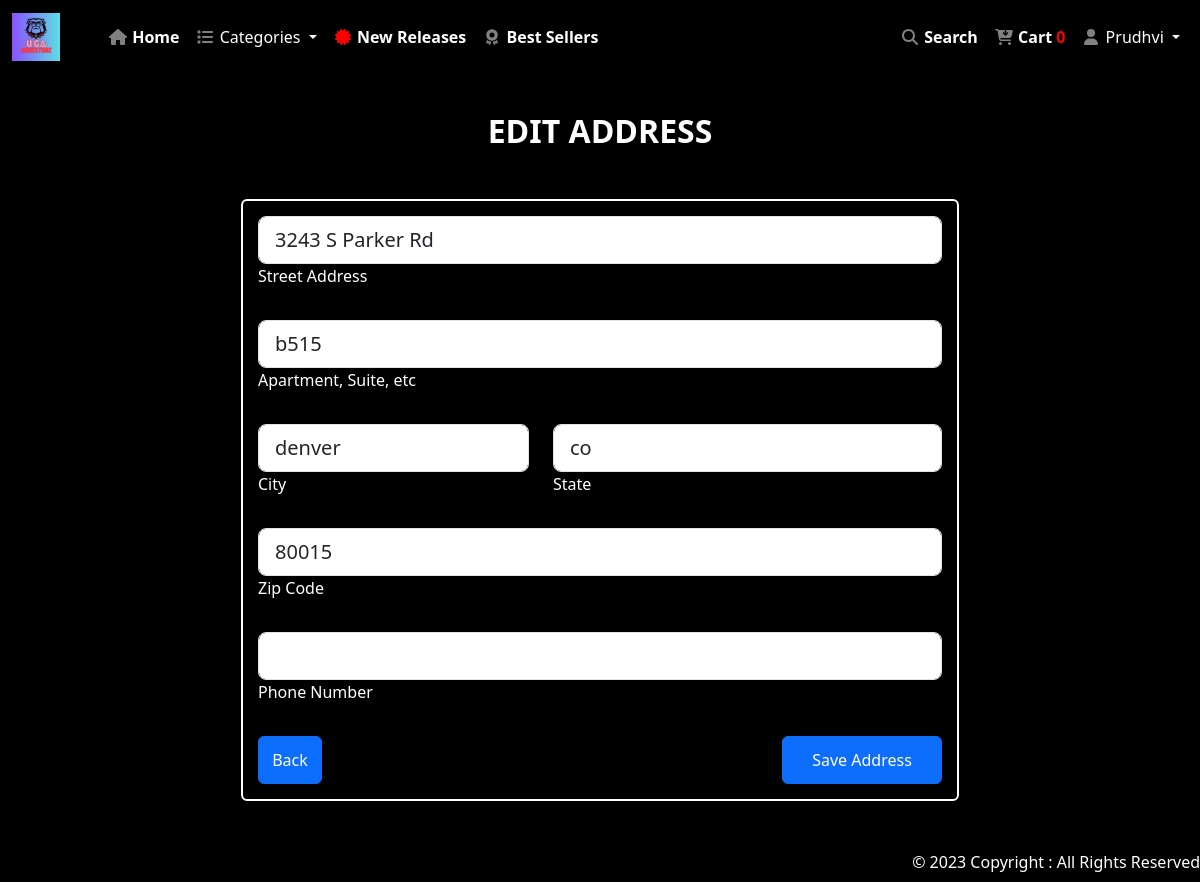
The app's page /edit-address/18714/ (signed in) with its own data.
### app/models.py (models this page shows, shortened)
class Order(models.Model):
    customer = models.ForeignKey(User, on_delete=models.SET_NULL, null=True, blank=True)
    date_ordered = models.DateTimeField(auto_now_add=True)
    complete = models.BooleanField(default=False)
    transaction_id = models.CharField(max_length=100, null=True)
    cart_total = models.DecimalField(max_digits=10, decimal_places=2, default=0.00)
    shipping_address = models.ForeignKey(Address, on_delete=models.SET_NULL, null=True, blank=True)
    credit_card = models.ForeignKey(PaymentDetails, on_delete=models.SET_NULL, null=True, blank=True)
    @property
    def get_cart_items(self):
        orderitems = self.orderitem_set.all()
        total = sum([item.quantity for item in orderitems])
        return total

class User(models.Model):
    account_id = models.IntegerField(unique=True, default=random_number_generator)
    firstname = models.CharField(max_length=100)
    lastname = models.CharField(max_length=100)
    phonenumber = models.CharField(max_length=100)
    email = models.CharField(max_length=100)
    password = models.CharField(max_length=100)
    accept_terms = models.BooleanField(default=False)
    is_active = models.BooleanField(default=False)
    is_loggedin = models.BooleanField(default=False)
    is_admin = models.BooleanField(default=False)
    activation_token = models.CharField(max_length=255, blank=True, null=True)
    reset_token = models.CharField(max_length=255, blank=True, null=True)

class Address(models.Model):
    address_id = models.IntegerField(unique=True, primary_key=True, default=random_id)
    account_id = models.IntegerField()
    street_address = models.CharField(max_length=50, default=' ', blank=True)
    apartment_suite = models.CharField(max_length=50, default=' ', blank=True)
    city = models.CharField(max_length=30, default=' ', blank=True)
    state = models.CharField(max_length=30, default=' ', blank=True)
    zip_code = models.CharField(max_length=30, default=' ', blank=True)
    contact_phone = models.CharField(max_length=30, default=' ', blank=True)
    contact_email = models.CharField(max_length=30, default=' ', blank=True)

### app/views.py (the view, shortened to what this page needs)
# urls.py: path('edit-address/<int:address_id>/', views.EditAddressView.as_view(), name='edit_address'),
class EditAddressView(View):
    def get(self, request, address_id):
        user = User.objects.get(id=request.session.get('user_id')) if request.session.get('user_id') else None
        address = get_object_or_404(Address, address_id=address_id)
        order, created = Order.objects.get_or_create(customer=user, complete=False)
        return render(request, 'app/profile/edit_address.html', {'user': user, 'address': address, 'order': order})

### app/templates/app/profile/edit_address.html (shortened to what this page needs)
{% extends 'app/base.html' %}
{% load static %}
{% block main-content %}
<section class="gradient-custom-2">
    <div class="container py-5 h-100">
        <div class="text-center">
            <h2 class="fw-bold mb-3 text-uppercase">Edit Address</h2>
        </div>
        <div class="row d-flex justify-content-center align-items-center h-100">
            <div class="col-12">
                <div class="card card-registration card-registration-2" style="border-radius: 15px; background-color: black; display: flex; flex-direction: column; align-items: center;">
                    <div class="card-body p-0">
                        <div class="row g-0">
                            <div class="bg-indigo text-white" style="background: black;">
                                <form method="post">
                                    <div class="card" style="margin: 2rem; padding: 15px;background: black;border: 2px solid;color: white;">
                                        <div class="mb-4 pb-2">
                                            <div class="form-outline form-white">
                                                <input type="text" id="form3Examplea2" class="form-control form-control-lg" value="{{ address.street_address }}" name="street_address" />
                                                <label class="signup-text2" for="form3Examplea2">Street Address</label>
                                            </div>
                                        </div>
                                        <div class="mb-4 pb-2">
                                            <div class="form-outline form-white">
                                                <input type="text" id="form3Examplea3" class="form-control form-control-lg" value="{{ address.apartment_suite }}" name="apartment_suite" />
                                                <label class="signup-text2" for="form3Examplea3">Apartment, Suite, etc</label>
                                            </div>
                                        </div>
                                        <div class="row">
                                            <div class="col-md-5 mb-4 pb-2">
                                                <div class="form-outline form-white">
                                                    <input type="text" id="form3Examplea4" class="form-control form-control-lg" value="{{ address.city }}" name="city" />
                                                    <label class="signup-text2" for="form3Examplea4">City</label>
                                                </div>
                                            </div>
                                            <div class="col-md-7 mb-4 pb-2">
                                                <div class="form-outline form-white">
                                                    <input type="text" id="form3Examplea5" class="form-control form-control-lg" value="{{ address.state }}" name="state" />
                                                    <label class="signup-text2" for="form3Examplea5">State</label>
                                                </div>
                                            </div>
                                        </div>
                                        <div class="mb-4 pb-2">
                                            <div class="form-outline form-white">
                                                <input type="text" id="form3Examplea6" class="form-control form-control-lg" value="{{ address.zip_code }}" name="zip_code" />
                                                <label class="signup-text2" for="form3Examplea6">Zip Code</label>
                                            </div>
                                        </div>
                                        <div class="mb-4 pb-2">
                                            <div class="form-outline">
                                                <input type="tel" id="form3Examplev4" class="form-control form-control-lg" pattern="[0-9]{3}-[0-9]{3}-[0-9]{4}" value="{{ address.contact_phone }}" name="contact_phone" />
                                                <label class="signup-text2" for="form3Examplev4">Phone Number</label>
                                            </div>
                                        </div>
                                        <div style="display: flex; flex-direction: row; justify-content: space-between;">
                                            <a class="btn btn-primary button-style" href="{% url 'address' %}" type="button" style="width: 4rem; display: flex; flex-direction: column; justify-content: center;">Back</a>
                                            <input type="submit" class="btn btn-primary button-style" value="Save Address" />
                                        </div>
                                    </div>
                                </form>
                            </div>
                        </div>
                    </div>
                </div>
            </div>
        </div>
    </div>
</section>
{% endblock main-content %}

### app/templates/app/base.html (shortened to what this page needs)
<!DOCTYPE html>
{% load static %}
<html lang="en">
<head>
    <link rel="stylesheet" href="https://cdnjs.cloudflare.com/ajax/libs/font-awesome/4.7.0/css/font-awesome.min.css">
    <link href="https://cdn.jsdelivr.net/npm/bootstrap@5.3.0/dist/css/bootstrap.min.css"
    rel="stylesheet"
>
    <link rel='stylesheet' href={% static 'app/css/owl.carousel.min.css' %} />
    <link rel='stylesheet' href={% static 'app/css/all.min.css' %} />
    <link rel='stylesheet' href={% static 'app/css/style.css' %} />
</head>
<body>
    <nav class="navbar fixed-top navbar-expand-lg bg-body-tertiary" style="background-color: black !important">
        <div class="container" style="width: auto">
            <a class="navbar-brand" href="#">
              <img src="/static/app/images/icons/bulldog.jpg" width="48px" height="48px" alt="">
            </a>
          </div>
        <div class="container-fluid">
          <div class="collapse navbar-collapse" id="navbarSupportedContent">
            <ul class="navbar-nav me-auto mb-2 mb-lg-0">
              <li class="nav-item">
                <a class="nav-link active" aria-current="page" href="{% url 'home' %}"><i class="fa fa-fw fa-home" style="color: grey;"></i> Home</a>
              </li>
              <li class="nav-item dropdown">
                <a class="nav-link dropdown-toggle" href="#" role="button" data-bs-toggle="dropdown" aria-expanded="false">
                  <i class="fa fa-fw fa-list" style="color: grey;"></i>
                  Categories
                </a>
              </li>
              <li class="nav-item">
                <a class="nav-link active" aria-current="page" href="{% url 'new-releases' %}" style="width: max-content"><i class="fa fa-fw fa-certificate" style="color: red;"></i> New Releases</a>
              </li>
              <li class="nav-item">
                <a class="nav-link active" aria-current="page" href="{% url 'top-sellers' %}" style="width: max-content"><i class="fa fa-fw fa-award" style="color: grey;"></i> Best Sellers</a>
              </li>
            </ul>
          </div>
          <ul class="navbar-nav me-auto mb-2 mb-lg-0">
            <li class="nav-item">
              <a class="nav-link active" aria-current="page" href="{% url 'search' %}" style="width: max-content"><i class="fa fa-fw fa-search" style="color: grey;"></i> Search</a>
            </li>
            {% if user.is_active %}
            <li class="nav-item">
              <a class="nav-link active" aria-current="page" href="{% url 'cart' %}"><i class="fa fa-fw fa-cart-arrow-down" style="color: grey;"></i> Cart <span style="color: red;">{{order.get_cart_items}}</span>
              </a>
            </li>
              <li class="nav-item dropdown">
                <a class="nav-link dropdown-toggle" href="#" role="button" data-bs-toggle="dropdown" aria-expanded="false">
                  <i class="fa fa-fw fa-user" style="color: grey;"></i> {{ user.firstname }}
                </a>
              </li>
            {% endif %}
          </ul>
        </div>
      </nav>
      {% block main-content %}{% endblock main-content %}
      <footer class="footer-style fixed-bottom">
        © 2023 Copyright : All Rights Reserved
      </footer>
</body>
</html>

### app/static/app/css/style.css (style rules this page uses)
.nav-item { font-weight: 700; }
.nav-link { color: white !important; }
.footer-style { background: black; color: white; height: 2rem; font-size: 1rem; font-weight: 500; display: flex; justify-content: flex-end; }
.dropdown-toggle { background-color: black; color: white; font-weight: 500; }
.gradient-custom-2 { background: black; margin-top: 4rem; }
.bg-indigo { background-color: white; }
@media (min-width: 992px) { .card-registration-2 .bg-indigo { border-top-right-radius: 15px; border-bottom-right-radius: 15px; } }
.signup-text2 { color: white; }
.button-style { height: 3rem; width: 10rem; }
.fw-bold { color: white !important; }

### app/templates/app/base.html (style rules this page uses)
body { background-color: black; }

### records on screen
Order: get_cart_items "0"
User: firstname "Prudhvi"
Address: street_address "3243 S Parker Rd", apartment_suite "b515", city "denver", state "co", zip_code "80015"
